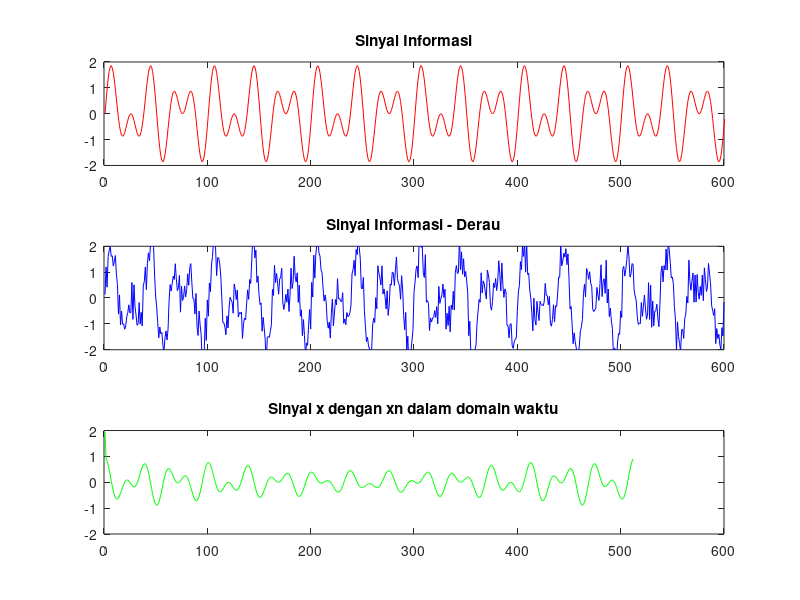

Recreate this plot in MATLAB.
clc;
clear all;

%sinyal informasi
n = 0:0.001:0.6;
x = sin(2*pi*30*n) + sin(2*pi*50*n)

%sinyal derau
for i = 1:600
  D(i) = randn();
  while (D(i)<-0.8 || D(i)>0.8)
    D(i) = randn();
  endwhile
    y(i) = D(i) + x(i);
endfor

%konversi sinyal informasi domain frekuensi
X = fft(x,512);
Pxx = X.* conj(X)/512;
f = 1000*(1:512)/512;

%konversi sinyal informasi-derau ke domain frekuensi
Y = fft(y,512);
Pyy = Y.* conj(Y)/512;
f = 1000*(1:512)/512;

%sinyal penghilang derau
thres = 8;
Xn = Pyy;
for i = 1:512
  if Pyy(i)>thres
    xn(i) = Pyy(i);
else
    xn(i)=1;
  endif
endfor

xi = ifft(xn)

subplot(3,1,1);
plot(x, 'r');
axis([0 600 -2 2]);
title('Sinyal Informasi');

subplot(3,1,2);
plot(y, 'b');
axis([0 600 -2 2]);
title('Sinyal Informasi - Derau');

subplot(3,1,3);
plot(real(xi), 'g');
axis([0 600 -2 2]);
title('Sinyal x dengan xn dalam domain waktu');
